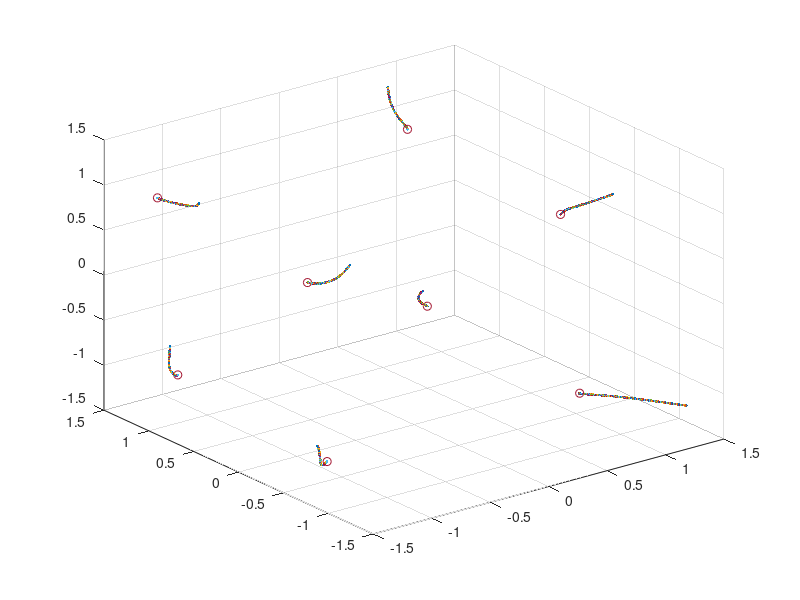

Write MATLAB code to recreate this figure.
V = [-1 -1 -1;1 -1 -1;1 1 -1;-1 1 -1;-1 -1 1;1 -1 1;1 1 1;-1 1 1];
d12 = 2;
d13 = 2*sqrt(2);
d14 = 2;
d15 = 2;
d18 = 2*sqrt(2);
d23 = 2;
d25 = 2*sqrt(2);
d26 = 2;
d34 = 2;
d36 = 2*sqrt(2);
d37 = 2;
d47 = 2*sqrt(2);
d48 = 2;
d56 = 2;
d58 = 2;
d67 = 2;
d68 = 2*sqrt(2);
d78 = 2;
dij = [d12 d13 d14 d15 d18 d23 d25 d26 d34 d36 d37 d47 d48 d56 d58 d67 d68 d78];

kv = 1;
ka = 1;
T = 0.01;

q0 = zeros(8,3);
v0 = zeros(8,3);
qout = zeros(1000,8,3);
for i = 1:8
    q0(i,:) = V(i,:)+(rand(1,3)-0.5*ones(1,3));
    v0(i,:) = 2*(rand(1,3)-0.5*ones(1,3));
end
q = q0;
q_ = q0;
vi = v0;
Rq_ = [(q(1,:)-q(2,:))' (q(2,:)-q(1,:))' zeros(3,6);
          (q(1,:)-q(3,:))' zeros(3,1) (q(3,:)-q(1,:))' zeros(3,5);
          (q(1,:)-q(4,:))' zeros(3,2) (q(4,:)-q(1,:))' zeros(3,4);
          (q(1,:)-q(5,:))' zeros(3,3) (q(5,:)-q(1,:))' zeros(3,3);
          (q(1,:)-q(8,:))' zeros(3,6) (q(8,:)-q(1,:))';
          zeros(3,1) (q(2,:)-q(3,:))' (q(3,:)-q(2,:))' zeros(3,5);
          zeros(3,1) (q(2,:)-q(5,:))' zeros(3,2) (q(5,:)-q(2,:))' zeros(3,3);
          zeros(3,1) (q(2,:)-q(6,:))' zeros(3,3) (q(6,:)-q(2,:))' zeros(3,2);
          zeros(3,2) (q(3,:)-q(4,:))' (q(4,:)-q(3,:))' zeros(3,4);
          zeros(3,2) (q(3,:)-q(6,:))' zeros(3,2) (q(6,:)-q(3,:))' zeros(3,2);
          zeros(3,2) (q(3,:)-q(7,:))' zeros(3,3) (q(7,:)-q(3,:))' zeros(3,1);
          zeros(3,3) (q(4,:)-q(7,:))' zeros(3,2) (q(7,:)-q(4,:))' zeros(3,1);
          zeros(3,3) (q(4,:)-q(8,:))' zeros(3,3) (q(8,:)-q(4,:))';
          zeros(3,4) (q(5,:)-q(6,:))' (q(6,:)-q(5,:))' zeros(3,2);
          zeros(3,4) (q(5,:)-q(8,:))' zeros(3,2) (q(8,:)-q(5,:))';
          zeros(3,5) (q(6,:)-q(7,:))' (q(7,:)-q(6,:))' zeros(3,1);
          zeros(3,5) (q(6,:)-q(8,:))' zeros(3,1) (q(8,:)-q(6,:))';
          zeros(3,6) (q(7,:)-q(8,:))' (q(8,:)-q(7,:))';];
      
for t = 1:1000

    Rq = [(q(1,:)-q(2,:))' (q(2,:)-q(1,:))' zeros(3,6);
          (q(1,:)-q(3,:))' zeros(3,1) (q(3,:)-q(1,:))' zeros(3,5);
          (q(1,:)-q(4,:))' zeros(3,2) (q(4,:)-q(1,:))' zeros(3,4);
          (q(1,:)-q(5,:))' zeros(3,3) (q(5,:)-q(1,:))' zeros(3,3);
          (q(1,:)-q(8,:))' zeros(3,6) (q(8,:)-q(1,:))';
          zeros(3,1) (q(2,:)-q(3,:))' (q(3,:)-q(2,:))' zeros(3,5);
          zeros(3,1) (q(2,:)-q(5,:))' zeros(3,2) (q(5,:)-q(2,:))' zeros(3,3);
          zeros(3,1) (q(2,:)-q(6,:))' zeros(3,3) (q(6,:)-q(2,:))' zeros(3,2);
          zeros(3,2) (q(3,:)-q(4,:))' (q(4,:)-q(3,:))' zeros(3,4);
          zeros(3,2) (q(3,:)-q(6,:))' zeros(3,2) (q(6,:)-q(3,:))' zeros(3,2);
          zeros(3,2) (q(3,:)-q(7,:))' zeros(3,3) (q(7,:)-q(3,:))' zeros(3,1);
          zeros(3,3) (q(4,:)-q(7,:))' zeros(3,2) (q(7,:)-q(4,:))' zeros(3,1);
          zeros(3,3) (q(4,:)-q(8,:))' zeros(3,3) (q(8,:)-q(4,:))';
          zeros(3,4) (q(5,:)-q(6,:))' (q(6,:)-q(5,:))' zeros(3,2);
          zeros(3,4) (q(5,:)-q(8,:))' zeros(3,2) (q(8,:)-q(5,:))';
          zeros(3,5) (q(6,:)-q(7,:))' (q(7,:)-q(6,:))' zeros(3,1);
          zeros(3,5) (q(6,:)-q(8,:))' zeros(3,1) (q(8,:)-q(6,:))';
          zeros(3,6) (q(7,:)-q(8,:))' (q(8,:)-q(7,:))';];
    
    vij = ((Rq-Rq_)/T)';
    Rq_ = Rq;

    qij = [norm((q(1,:)-q(2,:))) norm((q(1,:)-q(3,:))) norm((q(1,:)-q(4,:))) ...
           norm((q(1,:)-q(5,:))) norm((q(1,:)-q(8,:))) norm((q(2,:)-q(3,:))) ...
           norm((q(2,:)-q(5,:))) norm((q(2,:)-q(6,:))) norm((q(3,:)-q(4,:))) ...
           norm((q(3,:)-q(6,:))) norm((q(3,:)-q(7,:))) norm((q(4,:)-q(7,:))) ...
           norm((q(4,:)-q(8,:))) norm((q(5,:)-q(6,:))) norm((q(5,:)-q(8,:))) ...
           norm((q(6,:)-q(7,:))) norm((q(6,:)-q(8,:))) norm((q(7,:)-q(8,:)))];
       

    e = qij - dij;

    z = e.*(e+2*dij);

    u = zeros(8,3);
    Rqt = Rq';
    for i = 1:8
        sum = 0;
        for j = 1:3:54
             sum = sum + (ka*kv + 1)*Rqt(i,j:j+2)*z((j+2)/3) + (kv*(z((j+2)/3) + 2*Rqt(i,j:j+2)*Rqt(i,j:j+2)')*vij(i,j:j+2));
        end
        u(i,:) = -ka*vi(i,:) - sum;
    end

    vi = vi+u*T;
    q = q+vi*T;
    qout(t,:,:) = q;
end

figure(1)
plot3(qout(1,:,1),qout(1,:,2),qout(1,:,3),'.');
hold on
grid on
for t = 2:1000
    plot3(qout(t,:,1),qout(t,:,2),qout(t,:,3),'.');
end
plot3(qout(end,:,1),qout(end,:,2),qout(end,:,3),'o');
hold off


